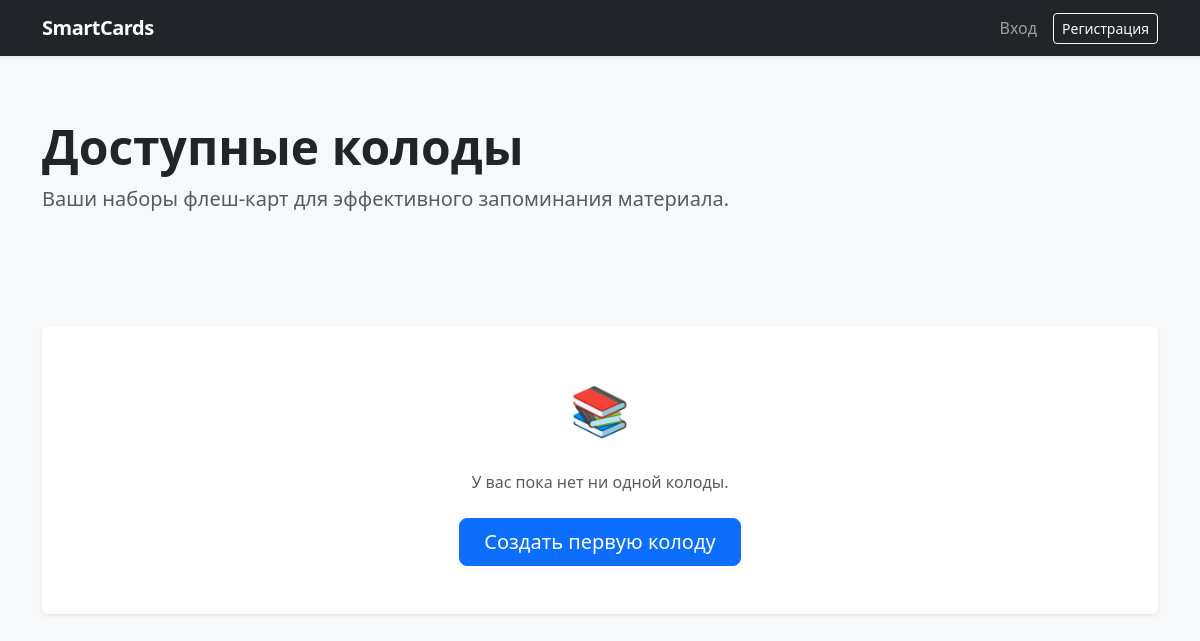
Before: / with the older database file.
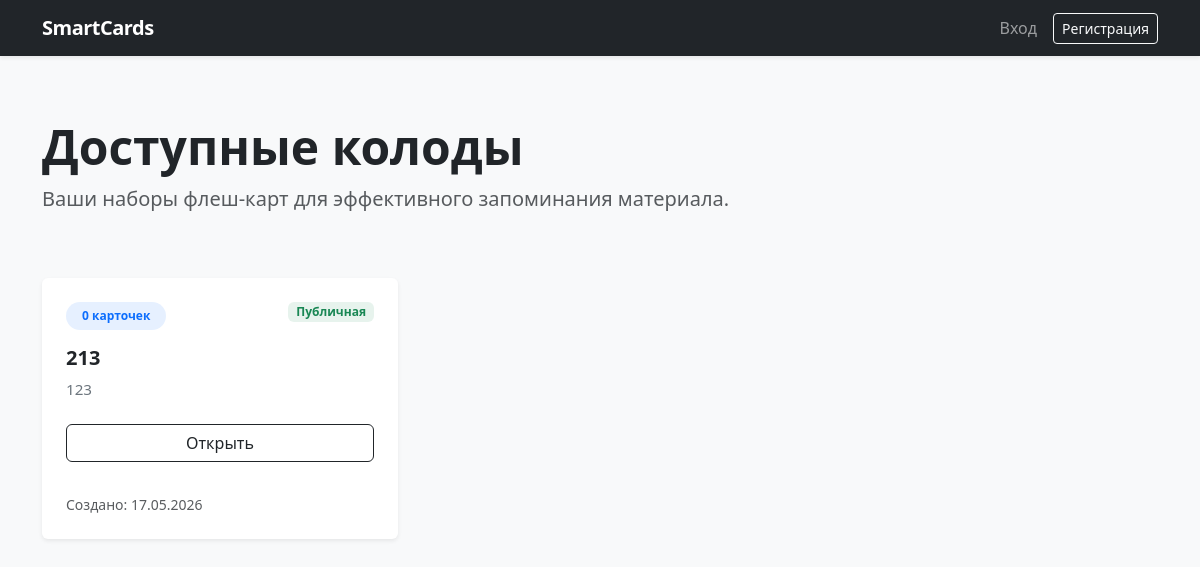
After: the same page with the newer database file.
### models.py (models this page shows)
class Deck(db.Model):
    __tablename__ = 'decks'
    id = db.Column(db.Integer, primary_key=True)
    title = db.Column(db.String(100), nullable=False)
    description = db.Column(db.Text, nullable=True)
    is_public = db.Column(db.Boolean, default=False)
    created_at = db.Column(db.DateTime, default=datetime.utcnow)
    user_id = db.Column(db.Integer, db.ForeignKey('users.id'), nullable=False)
    cards = db.relationship('Card', backref='deck', lazy=True, cascade="all, delete-orphan")

### app.py (the view)
@app.route('/')
def index():
    if current_user.is_authenticated:
        decks = Deck.query.filter_by(user_id=current_user.id).all()
    else:
        decks = Deck.query.filter_by(is_public=True).all()
    return render_template('index.html', decks=decks)

### templates/index.html (shortened to what this page needs)
{% extends "base.html" %}
{% block content %}
<div class="row align-items-center mb-5">
    <div class="col-lg-8">
        <h1 class="display-5 fw-bold text-dark">
            {% if current_user.is_authenticated %}Моя библиотека{% else %}Доступные колоды{% endif %}
        </h1>
        <p class="lead text-muted">Ваши наборы флеш-карт для эффективного запоминания материала.</p>
    </div>
</div>
<div class="row g-4">
    {% for deck in decks %}
    <div class="col-md-6 col-xl-4">
        <div class="card h-100 border-0 shadow-sm">
            <div class="card-body p-4">
                <div class="d-flex justify-content-between align-items-start mb-3">
                    <span class="badge bg-primary bg-opacity-10 text-primary px-3 py-2 rounded-pill">
                        {{ deck.cards|length }} карточек
                    </span>
                    {% if deck.is_public %}
                    <span class="badge bg-success bg-opacity-10 text-success px-2 py-1 small">Публичная</span>
                    {% endif %}
                </div>
                <h3 class="h5 card-title fw-bold mb-2">{{ deck.title }}</h3>
                <p class="card-text text-secondary mb-4" style="font-size: 0.95rem;">
                    {{ deck.description or "Описание не добавлено." }}
                </p>
                <div class="d-flex gap-2 mt-auto">
                    <a href="{{ url_for('view_deck', deck_id=deck.id) }}" class="btn btn-outline-dark flex-grow-1">Открыть</a>
                </div>
            </div>
            <div class="card-footer bg-transparent border-0 text-muted small px-4 pb-4">
                Создано: {{ deck.created_at.strftime('%d.%m.%Y') }}
            </div>
        </div>
    </div>
    {% else %}
    <div class="col-12 text-center py-5">
        <div class="p-5 bg-white rounded shadow-sm">
            <div class="mb-4" style="font-size: 3rem;">📚</div>
            <p class="text-muted mb-4">У вас пока нет ни одной колоды.</p>
            <a href="{{ url_for('new_deck') }}" class="btn btn-primary btn-lg px-4">Создать первую колоду</a>
        </div>
    </div>
    {% endfor %}
</div>
{% endblock %}

### templates/base.html (shortened to what this page needs)
<!DOCTYPE html>
<html lang="ru">
<head>
    <link href="https://cdn.jsdelivr.net/npm/bootstrap@5.3.0/dist/css/bootstrap.min.css" rel="stylesheet">
    <link rel="stylesheet" href="{{ url_for('static', filename='css/style.css') }}">
</head>
<body class="bg-light">
<nav class="navbar navbar-expand-lg navbar-dark bg-dark shadow-sm">
    <div class="container">
        <a class="navbar-brand" href="{{ url_for('index') }}">SmartCards</a>
        <div class="collapse navbar-collapse" id="navbarNav">
            <ul class="navbar-nav ms-auto align-items-center">
                {% if current_user.is_authenticated %}
                <li class="nav-item"><a class="nav-link" href="{{ url_for('index') }}">Мои колоды</a></li>
                <li class="nav-item"><a class="btn btn-primary btn-sm ms-lg-3" href="{{ url_for('new_deck') }}">Создать
                    колоду</a></li>
                <li class="nav-item ms-lg-4">
                    <span class="text-secondary small d-block">Пользователь:</span>
                    <span class="text-white fw-bold">{{ current_user.username }}</span>
                </li>
                <li class="nav-item ms-lg-3"><a class="nav-link text-warning" href="{{ url_for('logout') }}">Выход</a>
                </li>
                {% else %}
                <li class="nav-item"><a class="nav-link" href="{{ url_for('login') }}">Вход</a></li>
                <li class="nav-item"><a class="btn btn-outline-light btn-sm ms-lg-2" href="{{ url_for('register') }}">Регистрация</a>
                </li>
                {% endif %}
            </ul>
        </div>
    </div>
</nav>
<div class="container main-container">
    {% block content %}{% endblock %}
</div>
</body>
</html>

### static/css/style.css (style rules this page uses)
body { font-family: 'Segoe UI', Tahoma, Geneva, Verdana, sans-serif; }
.navbar { margin-bottom: 30px; }

### templates/base.html (style rules this page uses)
.navbar-brand { font-weight: 700; letter-spacing: -0.5px; }
.main-container { min-height: 80vh; padding-top: 2rem; padding-bottom: 4rem; }

Changed rows visible on the page:
added Deck: cards|length "0", is_public "Публичная", title "213", description "123", created_at "17.05.2026"
Other visible differences:
text no longer shown: "📚 У вас пока нет ни одной колоды. Создать первую колоду"
